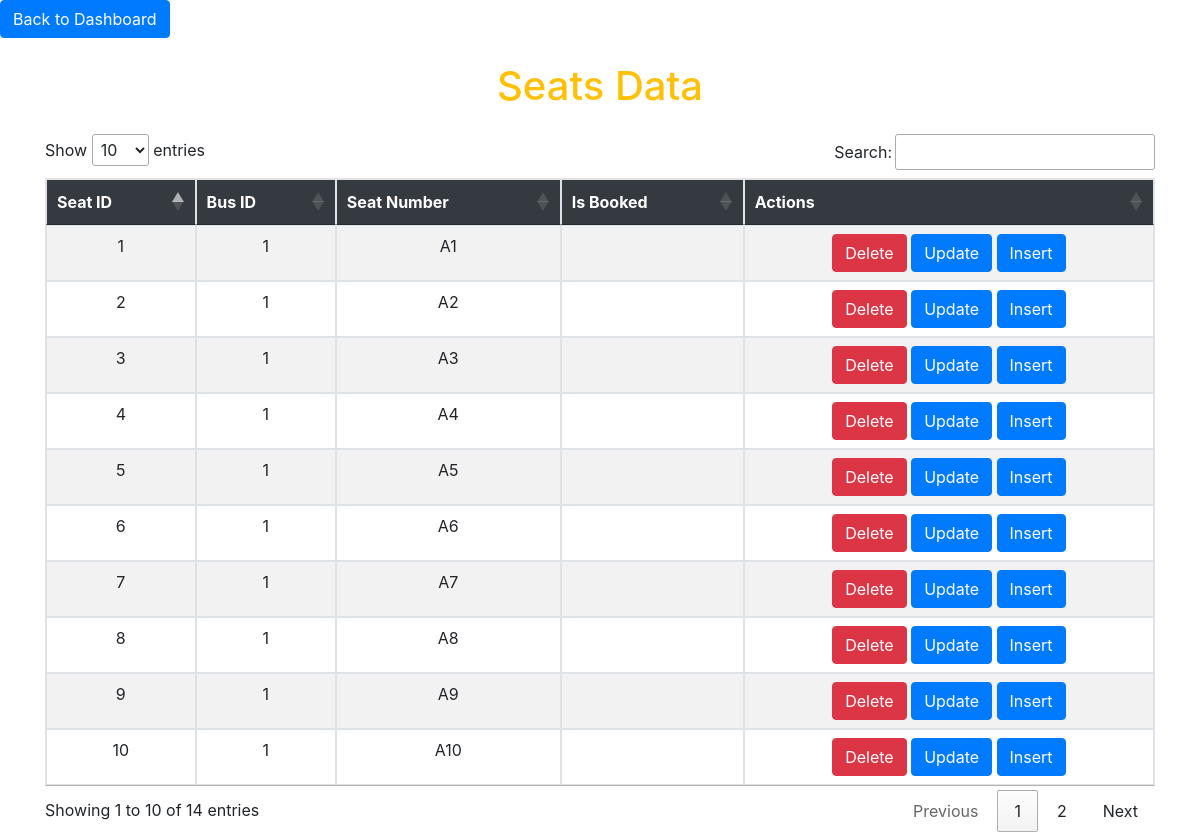
Page /seatsDisplay.php on the committed database.
### tables this page shows
CREATE TABLE `seats` (
  `seat_id` int(11) NOT NULL,
  `seat_number` varchar(10) NOT NULL,
  `status` enum('available','selected','booked') DEFAULT 'available',
  `bus_id` int(11) NOT NULL,
  `id` int(11) DEFAULT NULL
);

### seatsDisplay.php (the view, shortened to what this page needs)
<!DOCTYPE html>
<html lang="en">
<head>
    <link rel="stylesheet" href="https://maxcdn.bootstrapcdn.com/bootstrap/4.0.0/css/bootstrap.min.css">
    <link rel="stylesheet" type="text/css" href="https://cdn.datatables.net/1.11.5/css/jquery.dataTables.min.css">
</head>
<body>
<header>
<header>
    <a href="admin_dashboard.php"><button class="btn btn-primary">Back to Dashboard</button></a>
</header>
</header>
<div class="container mt-4">
    <h1 class="text-center text-warning mb-4">Seats Data</h1>
    <div class="table-responsive">
        <table id="tabledata" class="table table-striped table-hover table-bordered">
            <thead class="bg-dark text-white text-center">
                <tr>
                    <th>Seat ID</th>
                    <th>Bus ID</th>
                    <th>Seat Number</th>
                    <th>Is Booked</th>
                    <th>Actions</th>
                </tr>
            </thead>
            <tbody>
                <?php
                include 'database.php';
                $q = "SELECT * FROM seats";
                $query = mysqli_query($con, $q);
                while ($res = mysqli_fetch_array($query)) {
                ?>
                    <tr class="text-center">
                        <td><?php echo $res['seat_id']; ?></td>
                        <td><?php echo $res['bus_id']; ?></td>
                        <td><?php echo $res['seat_number']; ?></td>
                        <td><?php echo $res['is_booked']; ?></td>
                        <td>
                            <a href="seatsDelete.php?id=<?php echo $res['seat_id']; ?>" class="btn btn-danger">Delete</a>
                            <a href="seatsUpdate.php?id=<?php echo $res['seat_id']; ?>" class="btn btn-primary">Update</a>
                            <a href="seatsInsert.php?id=<?php echo $res['seat_id']; ?>" class="btn btn-primary">Insert</a>
                        </td>
                    </tr>
                <?php
                }
                ?>
            </tbody>
        </table>
    </div>
</div>
</body>
</html>

### rows in the picture
seats: seat_id "1", bus "1", seat_number "A1"
seats: seat_id "2", bus "1", seat_number "A2"
seats: seat_id "3", bus "1", seat_number "A3"
seats: seat_id "4", bus "1", seat_number "A4"
seats: seat_id "5", bus "1", seat_number "A5"
seats: seat_id "6", bus "1", seat_number "A6"
seats: seat_id "7", bus "1", seat_number "A7"
seats: seat_id "8", bus "1", seat_number "A8"
seats: seat_id "9", bus "1", seat_number "A9"
seats: seat_id "10", bus "1", seat_number "A10"
